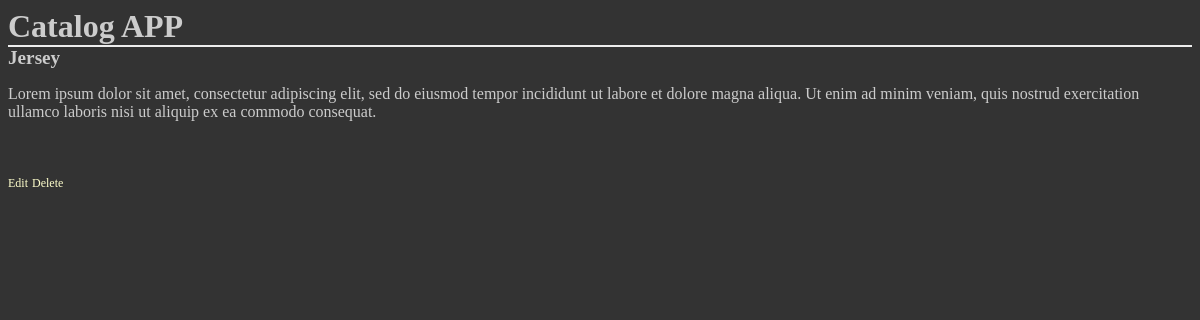
Page /catalog/Soccer/Jersey/ on the committed database.
### database_setup.py (models this page shows, shortened)
class Item(Base):
    __tablename__ = 'item'
    name = Column(String(80), primary_key=True)
    itemCategory = Column(String(80), ForeignKey('category.name'))
    description = Column(String(2000))
    time = Column(DateTime, server_default=func.now())
    category = relationship(Category)

### application.py (the view)
@app.route('/catalog/<itemCategory>/<item>/')
def showItemDescription(itemCategory, item):
	item = session.query(Item).filter_by(name=item).first()
	return	render_template("item_description.html", item = item)

### templates/item_description.html (shortened to what this page needs)
<html>
<head>
	<link rel="stylesheet" type="text/css" href="{{url_for('static', filename='styles.css') }}">
</head>
<body>
<h1> Catalog APP </h1>
<h2> {{item.name}} </h2>
<p> {{item.description}} </p> </br></br>
<a href='{{url_for('editItem', itemCategory=item.itemCategory, item=item.name ) }}'>Edit</a>
<a href='{{url_for('deleteItem', itemCategory=item.itemCategory, item=item.name ) }}'>Delete</a>
</body>
</html>

### static/styles.css (style rules this page uses)
body { font-family: 'Droid Serif', serif; background-color: #333333; }
h1, h2, h3, h4 { color: #CCCCCC; }
h1, h2 { font-family: 'Georgia', serif; margin: 0; }
h1 { border-bottom: 2px solid #eee; }
h2 { font-size: 1.2em; }
p { color: #CCCCCC; }
a { text-decoration: none; color:#FFFFCC; font-size: .75em; }

### rows in the picture
Item: name "Jersey", description "Lorem ipsum dolor sit amet, consectetur adipiscing elit, sed do eiusmod tempor incididunt ut labore et dolore magna aliqua. Ut enim ad minim veniam, quis nostrud exercitation ullamco laboris nisi ut aliquip ex ea commodo consequat."
